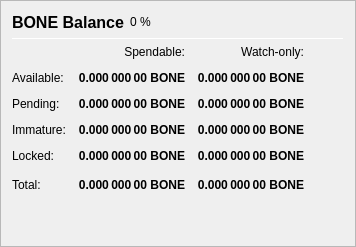
                   <widget class="QFrame" name="frame_Balances">
                    <property name="frameShape">
                     <enum>QFrame::StyledPanel</enum>
                    </property>
                    <property name="frameShadow">
                     <enum>QFrame::Raised</enum>
                    </property>
                    <layout class="QVBoxLayout" name="verticalLayout_4">
                     <item>
                      <layout class="QHBoxLayout" name="horizontalLayout_4">
                       <item>
                        <widget class="QLabel" name="label_5">
                         <property name="minimumSize">
                          <size>
                           <width>0</width>
                           <height>20</height>
                          </size>
                         </property>
                         <property name="font">
                          <font>
                           <pointsize>12</pointsize>
                           <weight>75</weight>
                           <bold>true</bold>
                          </font>
                         </property>
                         <property name="text">
                          <string>BONE Balance</string>
                         </property>
                        </widget>
                       </item>
                       <item>
                        <widget class="QLabel" name="labelBONEPercent">
                         <property name="text">
                          <string notr="true">0 %</string>
                         </property>
                        </widget>
                       </item>
                       <item>
                        <spacer name="horizontalSpacer_3">
                         <property name="orientation">
                          <enum>Qt::Horizontal</enum>
                         </property>
                         <property name="sizeHint" stdset="0">
                          <size>
                           <width>40</width>
                           <height>20</height>
                          </size>
                         </property>
                        </spacer>
                       </item>
                      </layout>
                     </item>
                     <item>
                      <widget class="Line" name="line_Balance">
                       <property name="minimumSize">
                        <size>
                         <width>0</width>
                         <height>1</height>
                        </size>
                       </property>
                       <property name="maximumSize">
                        <size>
                         <width>16777215</width>
                         <height>1</height>
                        </size>
                       </property>
                       <property name="orientation">
                        <enum>Qt::Horizontal</enum>
                       </property>
                      </widget>
                     </item>
                     <item>
                      <layout class="QGridLayout" name="gridLayout">
                       <property name="spacing">
                        <number>12</number>
                       </property>
                       <item row="0" column="1">
                        <widget class="QLabel" name="labelSpendable">
                         <property name="text">
                          <string>Spendable:</string>
                         </property>
                         <property name="alignment">
                          <set>Qt::AlignRight|Qt::AlignTrailing|Qt::AlignVCenter</set>
                         </property>
                        </widget>
                       </item>
                       <item row="0" column="2">
                        <widget class="QLabel" name="labelWatchonly">
                         <property name="text">
                          <string>Watch-only:</string>
                         </property>
                         <property name="alignment">
                          <set>Qt::AlignRight|Qt::AlignTrailing|Qt::AlignVCenter</set>
                         </property>
                        </widget>
                       </item>
                       <item row="1" column="0">
                        <widget class="QLabel" name="labelBalanceText">
                         <property name="text">
                          <string>Available:</string>
                         </property>
                        </widget>
                       </item>
                       <item row="1" column="1">
                        <widget class="QLabel" name="labelBalance">
                         <property name="font">
                          <font>
                           <weight>75</weight>
                           <bold>true</bold>
                          </font>
                         </property>
                         <property name="cursor">
                          <cursorShape>IBeamCursor</cursorShape>
                         </property>
                         <property name="toolTip">
                          <string>Your current spendable balance</string>
                         </property>
                         <property name="text">
                          <string notr="true">0.000 000 00 BONE</string>
                         </property>
                         <property name="alignment">
                          <set>Qt::AlignRight|Qt::AlignTrailing|Qt::AlignVCenter</set>
                         </property>
                         <property name="textInteractionFlags">
                          <set>Qt::LinksAccessibleByMouse|Qt::TextSelectableByKeyboard|Qt::TextSelectableByMouse</set>
                         </property>
                        </widget>
                       </item>
                       <item row="1" column="2">
                        <widget class="QLabel" name="labelWatchAvailable">
                         <property name="font">
                          <font>
                           <weight>75</weight>
                           <bold>true</bold>
                          </font>
                         </property>
                         <property name="cursor">
                          <cursorShape>IBeamCursor</cursorShape>
                         </property>
                         <property name="toolTip">
                          <string>Your current balance in watch-only addresses</string>
                         </property>
                         <property name="text">
                          <string notr="true">0.000 000 00 BONE</string>
                         </property>
                         <property name="alignment">
                          <set>Qt::AlignRight|Qt::AlignTrailing|Qt::AlignVCenter</set>
                         </property>
                         <property name="textInteractionFlags">
                          <set>Qt::LinksAccessibleByMouse|Qt::TextSelectableByKeyboard|Qt::TextSelectableByMouse</set>
                         </property>
                        </widget>
                       </item>
                       <item row="2" column="0">
                        <widget class="QLabel" name="labelPendingText">
                         <property name="text">
                          <string>Pending:</string>
                         </property>
                        </widget>
                       </item>
                       <item row="2" column="1">
                        <widget class="QLabel" name="labelUnconfirmed">
                         <property name="font">
                          <font>
                           <weight>75</weight>
                           <bold>true</bold>
                          </font>
                         </property>
                         <property name="cursor">
                          <cursorShape>IBeamCursor</cursorShape>
                         </property>
                         <property name="toolTip">
                          <string>Total of transactions that have yet to be confirmed, and do not yet count toward the spendable balance</string>
                         </property>
                         <property name="text">
                          <string notr="true">0.000 000 00 BONE</string>
                         </property>
                         <property name="alignment">
                          <set>Qt::AlignRight|Qt::AlignTrailing|Qt::AlignVCenter</set>
                         </property>
                         <property name="textInteractionFlags">
                          <set>Qt::LinksAccessibleByMouse|Qt::TextSelectableByKeyboard|Qt::TextSelectableByMouse</set>
                         </property>
                        </widget>
                       </item>
                       <item row="2" column="2">
                        <widget class="QLabel" name="labelWatchPending">
                         <property name="font">
                          <font>
                           <weight>75</weight>
                           <bold>true</bold>
                          </font>
                         </property>
                         <property name="cursor">
                          <cursorShape>IBeamCursor</cursorShape>
                         </property>
                         <property name="toolTip">
                          <string>Unconfirmed transactions to watch-only addresses</string>
                         </property>
                         <property name="text">
                          <string notr="true">0.000 000 00 BONE</string>
                         </property>
                         <property name="alignment">
                          <set>Qt::AlignRight|Qt::AlignTrailing|Qt::AlignVCenter</set>
                         </property>
                         <property name="textInteractionFlags">
                          <set>Qt::LinksAccessibleByMouse|Qt::TextSelectableByKeyboard|Qt::TextSelectableByMouse</set>
                         </property>
                        </widget>
                       </item>
                       <item row="3" column="0">
                        <widget class="QLabel" name="labelImmatureText">
                         <property name="text">
                          <string>Immature:</string>
                         </property>
                        </widget>
                       </item>
                       <item row="3" column="1">
                        <widget class="QLabel" name="labelImmature">
                         <property name="font">
                          <font>
                           <weight>75</weight>
                           <bold>true</bold>
                          </font>
                         </property>
                         <property name="cursor">
                          <cursorShape>IBeamCursor</cursorShape>
                         </property>
                         <property name="toolTip">
                          <string>Staked or masternode rewards that has not yet matured</string>
                         </property>
                         <property name="text">
                          <string notr="true">0.000 000 00 BONE</string>
                         </property>
                         <property name="alignment">
                          <set>Qt::AlignRight|Qt::AlignTrailing|Qt::AlignVCenter</set>
                         </property>
                         <property name="textInteractionFlags">
                          <set>Qt::LinksAccessibleByMouse|Qt::TextSelectableByKeyboard|Qt::TextSelectableByMouse</set>
                         </property>
                        </widget>
                       </item>
                       <item row="3" column="2">
                        <widget class="QLabel" name="labelWatchImmature">
                         <property name="font">
                          <font>
                           <weight>75</weight>
                           <bold>true</bold>
                          </font>
                         </property>
                         <property name="cursor">
                          <cursorShape>IBeamCursor</cursorShape>
                         </property>
                         <property name="toolTip">
                          <string>Staked or masternode rewards in watch-only addresses that has not yet matured</string>
                         </property>
                         <property name="text">
                          <string notr="true">0.000 000 00 BONE</string>
                         </property>
                         <property name="alignment">
                          <set>Qt::AlignRight|Qt::AlignTrailing|Qt::AlignVCenter</set>
                         </property>
                         <property name="textInteractionFlags">
                          <set>Qt::LinksAccessibleByMouse|Qt::TextSelectableByKeyboard|Qt::TextSelectableByMouse</set>
                         </property>
                        </widget>
                       </item>
                       <item row="4" column="0">
                        <widget class="QLabel" name="labelLockedBalanceText">
                         <property name="toolTip">
                          <string>Locked Bone or Masternode collaterals. These are excluded from xBONE minting.</string>
                         </property>
                         <property name="text">
                          <string>Locked:</string>
                         </property>
                        </widget>
                       </item>
                       <item row="4" column="1">
                        <widget class="QLabel" name="labelLockedBalance">
                         <property name="font">
                          <font>
                           <weight>75</weight>
                           <bold>true</bold>
                          </font>
                         </property>
                         <property name="cursor">
                          <cursorShape>IBeamCursor</cursorShape>
                         </property>
                         <property name="toolTip">
                          <string>Locked Bone or Masternode collaterals. These are excluded from xBONE minting.</string>
                         </property>
                         <property name="text">
                          <string notr="true">0.000 000 00 BONE</string>
                         </property>
                         <property name="alignment">
                          <set>Qt::AlignRight|Qt::AlignTrailing|Qt::AlignVCenter</set>
                         </property>
                         <property name="textInteractionFlags">
                          <set>Qt::LinksAccessibleByMouse|Qt::TextSelectableByKeyboard|Qt::TextSelectableByMouse</set>
                         </property>
                        </widget>
                       </item>
                       <item row="4" column="2">
                        <widget class="QLabel" name="labelWatchLocked">
                         <property name="font">
                          <font>
                           <weight>75</weight>
                           <bold>true</bold>
                          </font>
                         </property>
                         <property name="cursor">
                          <cursorShape>IBeamCursor</cursorShape>
                         </property>
                         <property name="toolTip">
                          <string>Current locked balance in watch-only addresses</string>
                         </property>
                         <property name="text">
                          <string notr="true">0.000 000 00 BONE</string>
                         </property>
                         <property name="alignment">
                          <set>Qt::AlignRight|Qt::AlignTrailing|Qt::AlignVCenter</set>
                         </property>
                         <property name="textInteractionFlags">
                          <set>Qt::LinksAccessibleByMouse|Qt::TextSelectableByKeyboard|Qt::TextSelectableByMouse</set>
                         </property>
                        </widget>
                       </item>
                       <item row="5" column="0">
                        <widget class="QLabel" name="labelTotalText">
                         <property name="text">
                          <string>Total:</string>
                         </property>
                         <property name="toolTip">
                          <string>Your current Bone balance, unconfirmed and immature transactions included</string>
                         </property>
                        </widget>
                       </item>
                       <item row="5" column="1">
                        <widget class="QLabel" name="labelTotal">
                         <property name="font">
                          <font>
                           <weight>75</weight>
                           <bold>true</bold>
                          </font>
                         </property>
                         <property name="cursor">
                          <cursorShape>IBeamCursor</cursorShape>
                         </property>
                         <property name="toolTip">
                          <string>Your current Bone balance, unconfirmed and immature transactions included</string>
                         </property>
                         <property name="text">
                          <string notr="true">0.000 000 00 BONE</string>
                         </property>
                         <property name="alignment">
                          <set>Qt::AlignRight|Qt::AlignTrailing|Qt::AlignVCenter</set>
                         </property>
                         <property name="textInteractionFlags">
                          <set>Qt::LinksAccessibleByMouse|Qt::TextSelectableByKeyboard|Qt::TextSelectableByMouse</set>
                         </property>
                        </widget>
                       </item>
                       <item row="5" column="2">
                        <widget class="QLabel" name="labelWatchTotal">
                         <property name="font">
                          <font>
                           <weight>75</weight>
                           <bold>true</bold>
                          </font>
                         </property>
                         <property name="cursor">
                          <cursorShape>IBeamCursor</cursorShape>
                         </property>
                         <property name="toolTip">
                          <string>Current total balance in watch-only addresses</string>
                         </property>
                         <property name="text">
                          <string notr="true">0.000 000 00 BONE</string>
                         </property>
                         <property name="alignment">
                          <set>Qt::AlignRight|Qt::AlignTrailing|Qt::AlignVCenter</set>
                         </property>
                         <property name="textInteractionFlags">
                          <set>Qt::LinksAccessibleByMouse|Qt::TextSelectableByKeyboard|Qt::TextSelectableByMouse</set>
                         </property>
                        </widget>
                       </item>
                       <item row="5" column="3">
                        <spacer name="horizontalSpacer_9">
                         <property name="orientation">
                          <enum>Qt::Horizontal</enum>
                         </property>
                         <property name="sizeHint" stdset="0">
                          <size>
                           <width>40</width>
                           <height>20</height>
                          </size>
                         </property>
                        </spacer>
                       </item>
                      </layout>
                     </item>
                     <item>
                      <spacer name="verticalSpacer_3">
                       <property name="orientation">
                        <enum>Qt::Vertical</enum>
                       </property>
                       <property name="sizeHint" stdset="0">
                        <size>
                         <width>20</width>
                         <height>40</height>
                        </size>
                       </property>
                      </spacer>
                     </item>
                    </layout>
                   </widget>
